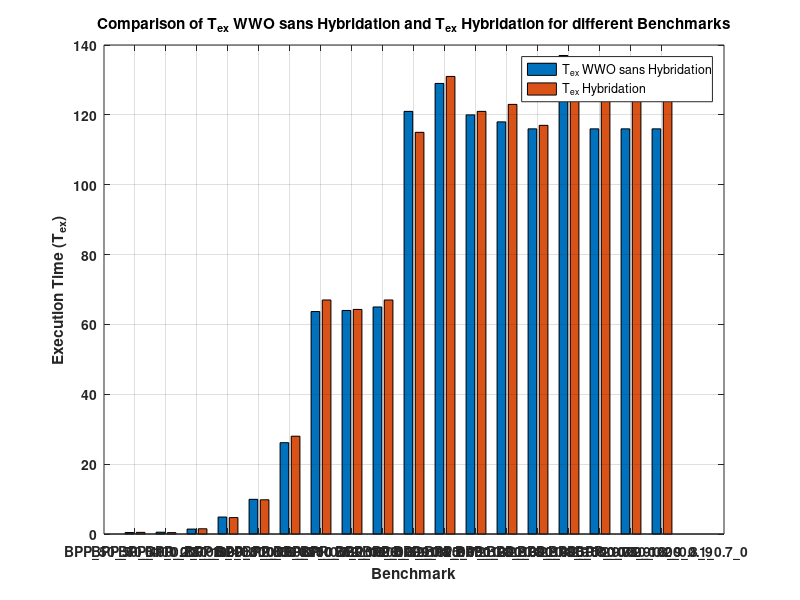

The MATLAB script that drew this image:
% Data from the table
benchmarks = {'BPP\_50\_50\_0.1\_0.7\_7', 'BPP\_50\_400\_0.2\_0.8\_4', 'BPP\_100\_750\_0.2\_0.7\_0', 'BPP\_200\_1000\_0.2\_0.8\_8', 'BPP\_300\_50\_0.1\_0.7\_0', 'BPP\_500\_50\_0.1\_0.7\_2', 'BPP\_750\_500\_0.2\_0.8\_8', 'BPP\_750\_750\_0.2\_0.8\_9', 'BPP\_750\_1000\_0.2\_0.8\_9', 'BPP\_1000\_50\_0.1\_0.7\_1', 'BPP\_1000\_125\_0.2\_0.8\_9', 'BPP\_1000\_150\_0.2\_0.8\_9', 'BPP\_1000\_200\_0.2\_0.8\_9', 'BPP\_1000\_300\_0.2\_0.8\_9', 'BPP\_1000\_400\_0.2\_0.8\_9', 'BPP\_1000\_500\_0.2\_0.8\_9', 'BPP\_1000\_750\_0.2\_0.8\_9', 'BPP\_1000\_1000\_0.1\_0.7\_0'};
T_exWWO = [0.42, 0.52, 1.41, 4.86, 9.93, 26.15, 63.69, 64, 65, 121, 129, 120, 118, 116, 137, 116, 116, 116];
T_exHybrid = [0.47, 0.4, 1.5, 4.7, 9.8, 28, 67, 64.3, 67, 115, 131, 121, 123, 117, 135, 126, 131, 125];

% Create the grouped bar plot
figure;
bar([T_exWWO', T_exHybrid'], 'grouped');

% Set plot labels and title
xticks(1:length(benchmarks));
xticklabels(benchmarks);
xlabel('Benchmark');
ylabel('Execution Time (T_{ex})');
title('Comparison of T_{ex} WWO sans Hybridation and T_{ex} Hybridation for different Benchmarks');

% Add legend
legend('T_{ex} WWO sans Hybridation', 'T_{ex} Hybridation');

% Customize plot appearance
grid on;
set(gca, 'FontSize', 10);
set(gca, 'FontWeight', 'bold');
xtickangle(45);

% Adjust figure size if needed
set(gcf, 'Position', [100, 100, 1000, 500]);
